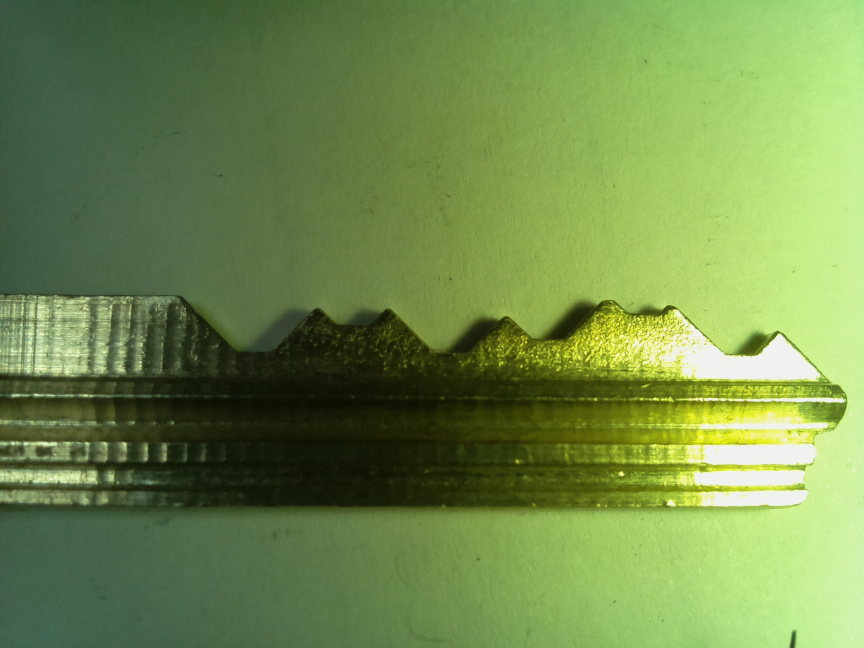
#> input picture test.png, 2592 x 1944 px (shown at 1/3 size)
$ python -i delet.py   (imports and definitions only)   (older library calls are emulated)
#> lines starting #> are read from the running program, lines starting #| are printed output that depends on the picture; after the words box and inside, x2 and y2 are one past the last pixel; in counts of white or black regions, pixels touching at a corner belong together
import cv2
import numpy as np
def getme():
    img_file = 'test.png'
    img = cv2.imread(img_file, cv2.IMREAD_COLOR)
#> img is the input picture: shape (1944, 2592, 3); mean B, G, R 76.7, 139.8, 113.5

    imgDim = img.shape
#> imgDim = (1944, 2592, 3)
    dimA = imgDim[0]
#> dimA = 1944
    dimB = imgDim[1]
#> dimB = 2592

    # RGB to Gray scale conversion
    img_gray = cv2.cvtColor(img,cv2.COLOR_RGB2GRAY)
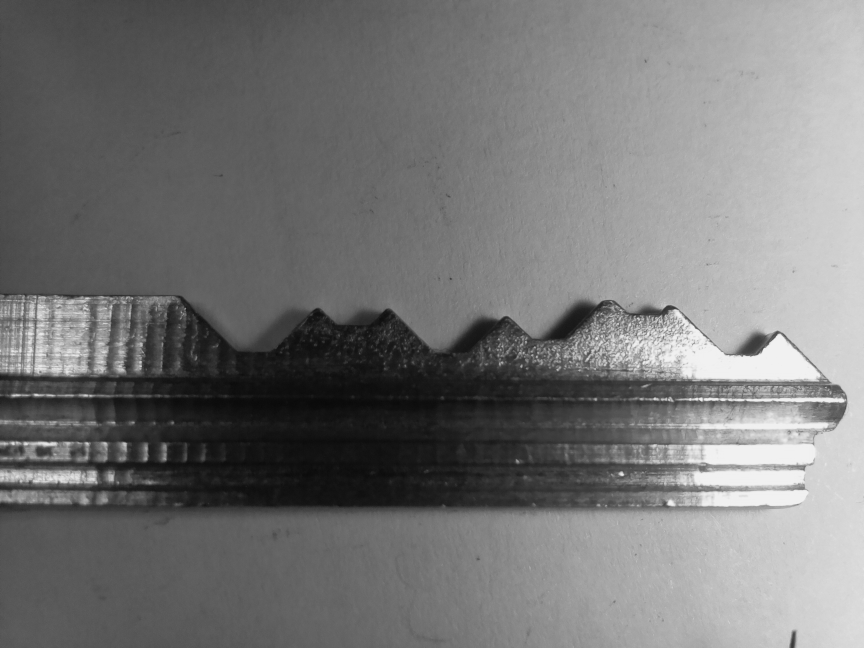
#> img_gray: shape (1944, 2592) (shown at 1/3 size); min 7, max 242, mean 117.9
    # Noise removal with iterative bilateral filter(removes noise while preserving edges)
    noise_removal = cv2.bilateralFilter(img_gray,9,75,75)
    # Thresholding the image
    ret,thresh_image = cv2.threshold(noise_removal,220,255,cv2.THRESH_OTSU)
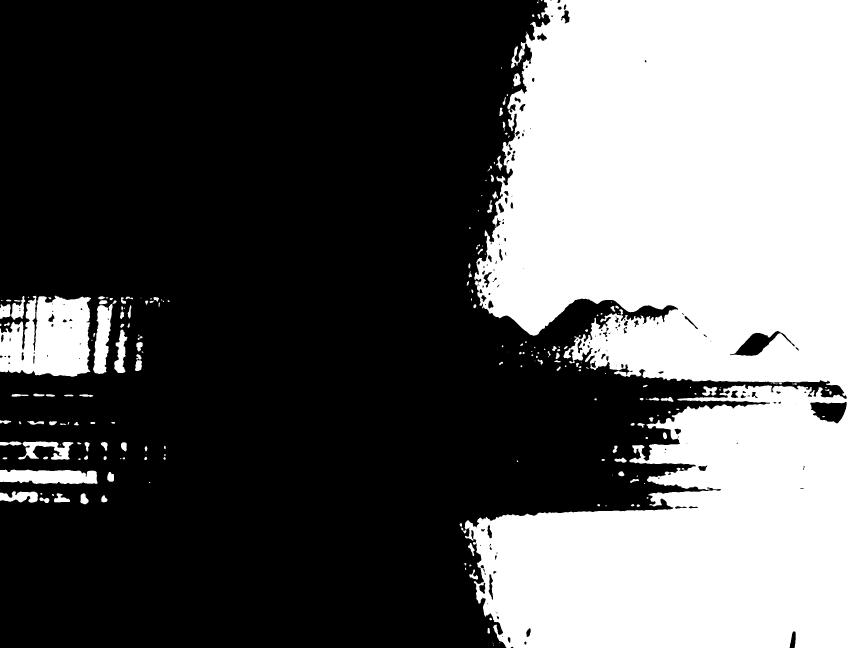
#> thresh_image: shape (1944, 2592) (shown at 1/3 size); 38.2% white; 232 white regions (71 under 20 px), largest, box (x1, y1, x2, y2) and area: (1383, 0, 2592, 1944) 1823684, (0, 887, 273, 1130) 50888, (0, 1409, 293, 1452) 10676
#> ret = 129
    th = cv2.adaptiveThreshold(noise_removal, 255, cv2.ADAPTIVE_THRESH_GAUSSIAN_C, cv2.THRESH_BINARY, 11, 2)
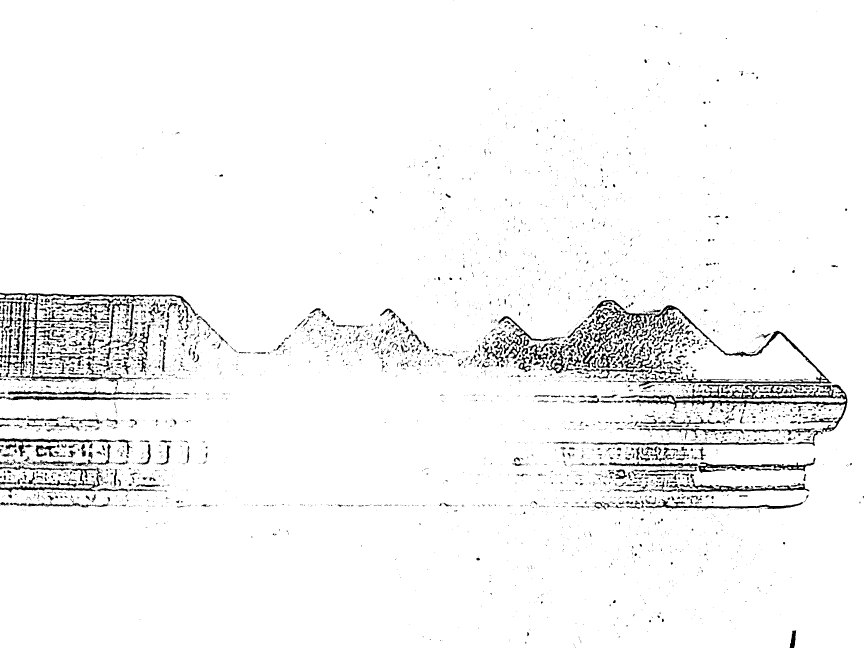
#> th: shape (1944, 2592) (shown at 1/3 size); 96.1% white; 4852 black regions (3855 under 20 px), largest, box (x1, y1, x2, y2) and area: (1760, 900, 2495, 1162) 17485, (1861, 1153, 2542, 1296) 14391, (0, 878, 594, 1127) 7723
    # Applying Canny Edge detection
    canny_image = cv2.Canny(th,50,255)
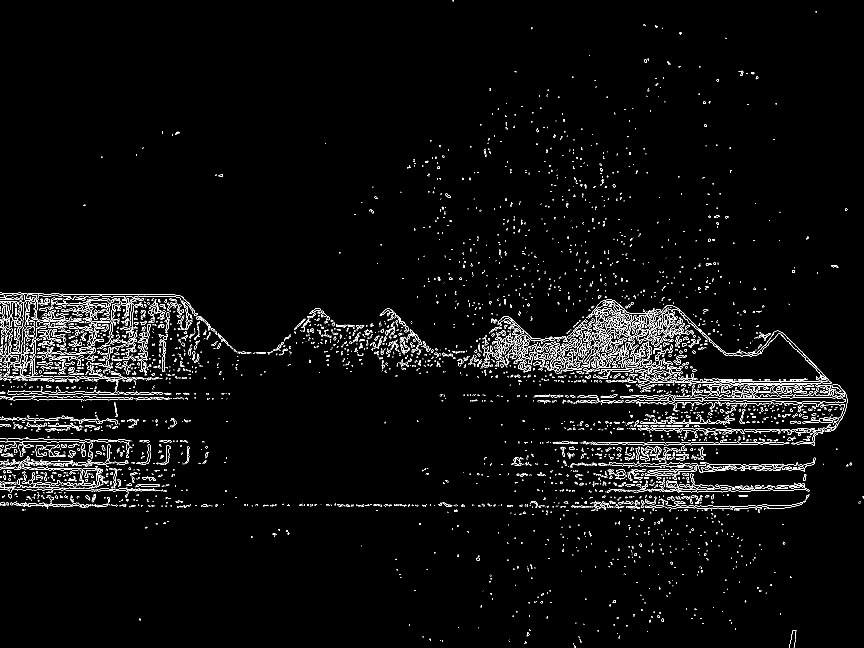
#> canny_image: shape (1944, 2592) (shown at 1/3 size); 2.2% white in thin lines or dots
    canny_image = cv2.convertScaleAbs(canny_image)
    # dilation to strengthen the edges
    kernel = np.ones((5,5), np.uint8)
    # Creating the kernel for dilation
    dilated_image = cv2.dilate(canny_image,kernel,iterations=1)
#> dilated_image: shape (1944, 2592); 11.5% white; 1491 white regions
    dilated_image=cv2.bilateralFilter(dilated_image,22,75,75)
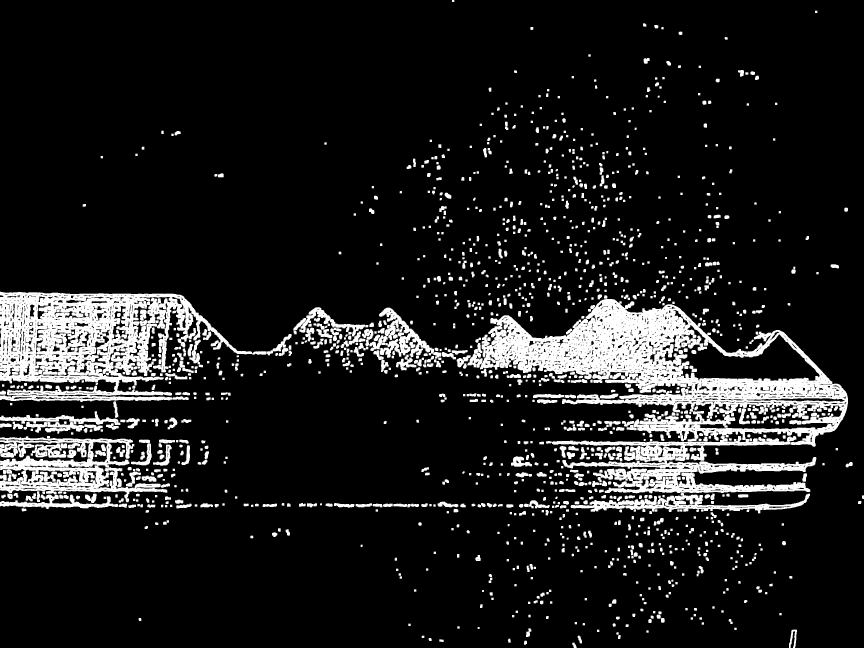
#> dilated_image: shape (1944, 2592) (shown at 1/3 size); min 0, max 255, mean 29.4

    for i in range(2):
        continue
        dilated_image=cv2.erode(dilated_image,(7,7))
        dilated_image=cv2.dilate(dilated_image,(9,9))
    #dilated_image=remove_isolated_pixels(dilated_image)
    #
    _, contours, h = cv2.findContours(dilated_image, 1, 2)
#> contours = 1129 contours, 50 with area under 20; largest, box (x1, y1, x2, y2) and area: (880, 883, 2546, 1542) 445720, (0, 874, 876, 1301) 202751, (0, 1308, 510, 1534) 83639, (2051, 1009, 2451, 1141) 29435, (2083, 1410, 2410, 1457) 12208; h = 1129 rows, first 6: [1, -1, -1, -1], [2, 0, -1, -1], [3, 1, -1, -1], [4, 2, -1, -1], [5, 3, -1, -1], [6, 4, -1, -1]
    #dilated_image=cv2.cvtColor(dilated_image,cv2.COLOR_GRAY2BGR)
    #cv2.drawContours(dilated_image, contours, -1, (0,255,0), 2)
    image=dilated_image
    mask = np.ones(image.shape[:2], dtype="uint8") * 255
    # loop over the contours
    for c in contours:
        # if the contour is bad, draw it on the mask
        if cv2.contourArea(c)<600:
            cv2.drawContours(mask, [c], -1, 0, -1)
#> this loop made 1129 passes
#> c on passes 13, 15, 17: [[1791, 1889], [1791, 1895], [1797, 1895], [1797, 1889]], [[2203, 1883], [2203, 1889], [2209, 1889], [2209, 1883]], [[1372, 1879], [1372, 1885], [1378, 1885], [1378, 1879]]
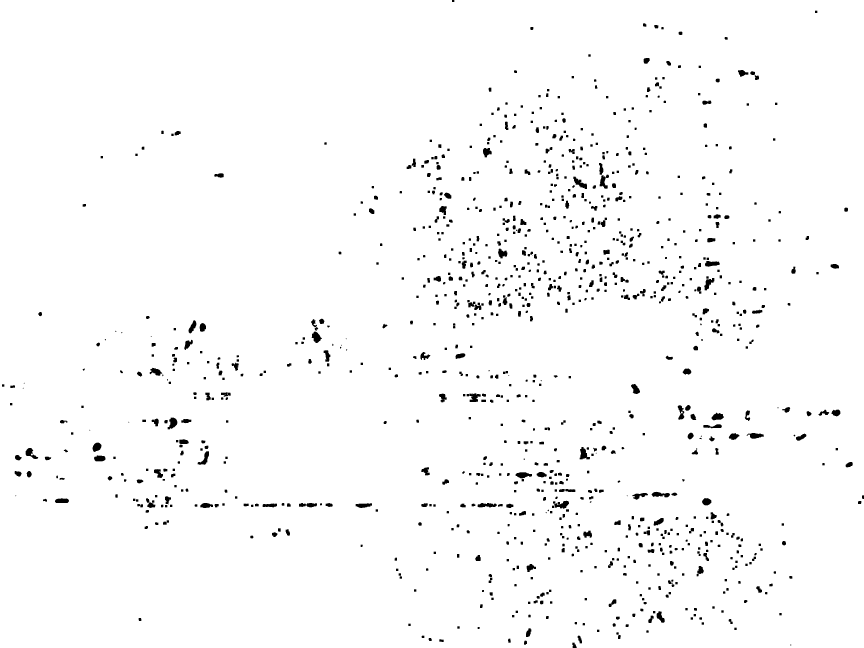
#> mask: shape (1944, 2592) (shown at 1/3 size); 98% white; 1074 black regions (35 under 20 px), largest, box (x1, y1, x2, y2) and area: (1659, 1502, 1707, 1526) 673, (1720, 530, 1761, 567) 659, (1739, 1341, 1770, 1378) 648

    # remove the contours from the image and show the resulting images
    image = cv2.bitwise_and(image, image, mask=mask)
    #contours= sorted(contours, key = cv2.contourArea, reverse = True)


    #corners    = cv2.goodFeaturesToTrack(thresh_image,6,0.06,25)
    #corners    = np.float32(corners)
    image=cv2.medianBlur(image,13)
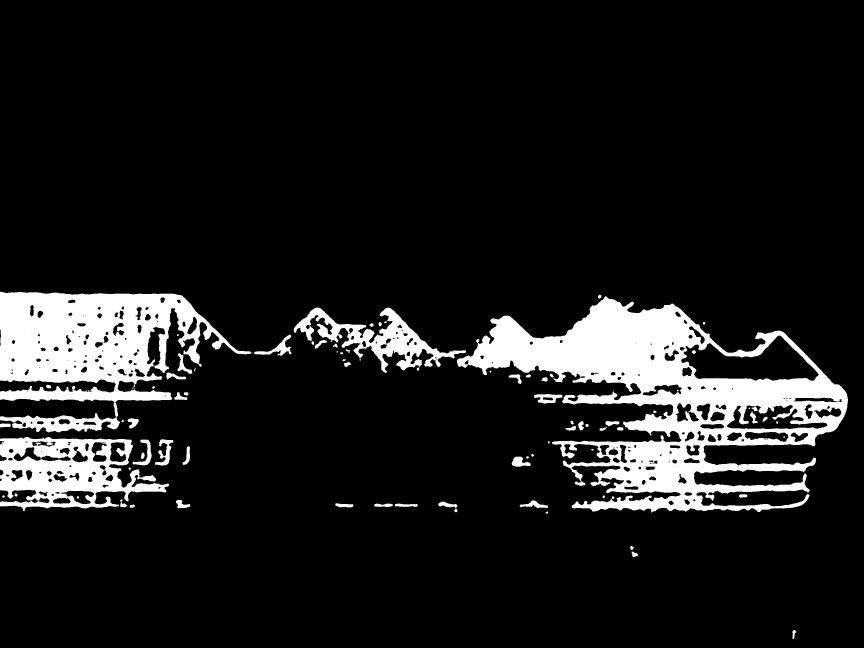
#> image: shape (1944, 2592) (shown at 1/3 size); min 0, max 255, mean 27.7
    #cv2.imshow("Corners",image)
    #cv2.waitKey()
    cv2.imwrite("edge.png",image)
    return image
#cv2.namedWindow("Corners", cv2.WINDOW_NORMAL)

#cv2.destroyAllWindows()

>>> result = getme()
